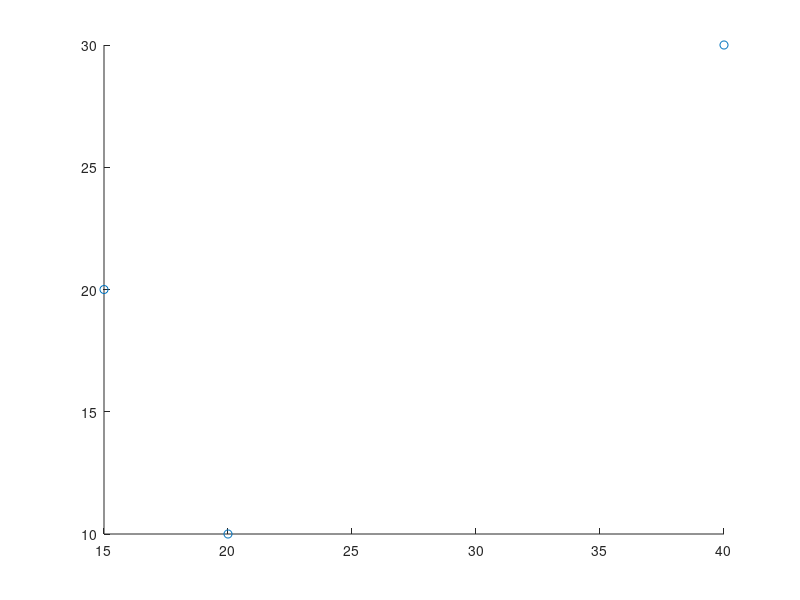

This figure's MATLAB source: (Note: this script raises an error after producing the figure.)
clear;clc;close all;

K = 3;
theta = [10,20,30,40,50,60,70];
phi = [20,15,40,50,60,70,80];
figure(1)
scatter(phi(1:K),theta(1:K),'ro')
hold on
L = 50;
M = 9;
N = 9;
rcs = rand(L,K);
fd = 0.1*(-(K-1)/2:(K-1)/2);
At = exp(-1i*pi*(0:M-1).'*sin(theta(1:K)*pi/180));
Ar = exp(-1i*pi*(0:N-1).'*sin(phi(1:K)*pi/180));
B = exp(1i*2*pi*(0:L-1).'*fd);
X0 = kr(Ar,At)*B.';
SNR = 10;
MM = 500;
for ii = 1:MM
X = awgn(X0,SNR,'measured');
X1 = reshape(X,[M,N,L]);
% p = cp_als(tensor(X1),K,'dimorder',[3 2 1]);
% [At1,Ar1,B1] = TALS(tensor(X1),K);
% U = CP_ALS(tensor(X1),K,100,1e-4);
% At1 = double(U{1});
% Ar1 = double(U{2});
% B1 = double(U{3});
% % for n = 1:N
% %     Y(:,n) = reshape(X((n-1)*M+(1:M),:).',[M*L,1]);
% % end
% % for m = 1:M
% %     Z(:,m) = reshape(X(m:M:end,:),[N*L,1]);
% % end
% % At1 = exp(-1i*pi*(0:M-1).'*rand(1,K));
% % Ar1 = exp(-1i*pi*(0:N-1).'*rand(1,K));
% % B1 = (pinv(kr(Ar1,At1))*X).';
% % Ar1 = (pinv(kr(At1,B1))*Y).';
% % At1 = (pinv(kr(B1,Ar1))*Z).';
% % SSR(1) = sqrt(sum(sum((abs(X - (kr(Ar1,At1)*B.'))).^2)));
% % DSSR(1) = 20*log10(SSR);
% % i = 1;
% % while (DSSR(i) > -100)
% %     i = i + 1;
% %     B1 = (pinv(kr(Ar1,At1))*X).';
% %     Ar1 = (pinv(kr(At1,B1))*Y).';
% %     At1 = (pinv(kr(B1,Ar1))*Z).';
% %     SSR(i) = sqrt(sum(sum((abs(X - (kr(Ar1,At1)*B.'))).^2)));
% %     DSSR(i) = 20*log10(abs(SSR(i)-SSR(i-1)));
% %     if abs(DSSR(i)-DSSR(i-1))<0.001
% %         break;
% %     end
% % end
% P1 = [ones(N,1) (0:(N-1)).'];
% P2 = [ones(M,1) (0:(M-1)).'];
% P3 = [ones(L,1) (0:(L-1)).'];
% for k = 1:K
%     h = -phase(Ar1(:,k))/pi;
%     g = -phase(At1(:,k))/pi;
%     d = phase(B1(:,k))/2/pi;
%     c1 = (P1.'*P1)\P1.'*h;
%     phi_est(k) = asin(c1(2,:))*180/pi;
%     c2 = (P2.'*P2)\P2.'*g;
%     theta_est(k) = asin(c2(2,:))*180/pi;
%     c3 = (P3.'*P3)\P3.'*d;
%     fd_est(k) = c3(2);
% end
f = spect_est(tensor(X1),K,100,1e-5);
theta_est = asin(-f(1,:)*2)*180/pi;
phi_est = asin(-f(2,:)*2)*180/pi;
fd_est = f(3,:);
figure(1)
scatter(phi_est,theta_est,'k+')
grid on
hold on
xlim([-90,90])
ylim([-90,90])
clear SSR;clear DSSR;
end